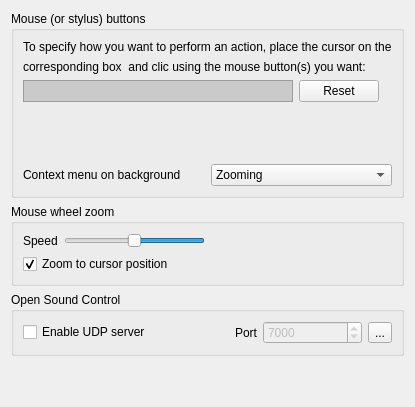
         <widget class="QWidget" name="PageInterface">
          <property name="enabled">
           <bool>true</bool>
          </property>
          <layout class="QVBoxLayout" name="verticalLayout_29">
           <item>
            <widget class="QGroupBox" name="MouseButtonsGroupBox">
             <property name="title">
              <string>Mouse (or stylus) buttons</string>
             </property>
             <layout class="QVBoxLayout" name="verticalLayout_4">
              <item>
               <widget class="QLabel" name="instructions1">
                <property name="text">
                 <string>To specify how you want to perform an action, place the cursor on the</string>
                </property>
               </widget>
              </item>
              <item>
               <widget class="QLabel" name="instructions2">
                <property name="text">
                 <string>corresponding box  and clic using the mouse button(s) you want:</string>
                </property>
               </widget>
              </item>
              <item>
               <layout class="QHBoxLayout" name="horizontalLayoutTest">
                <item>
                 <widget class="QLabel" name="label_11">
                  <property name="sizePolicy">
                   <sizepolicy hsizetype="MinimumExpanding" vsizetype="Preferred">
                    <horstretch>0</horstretch>
                    <verstretch>0</verstretch>
                   </sizepolicy>
                  </property>
                  <property name="styleSheet">
                   <string notr="true">background-color: palette(midlight);
font: 75;</string>
                  </property>
                  <property name="frameShape">
                   <enum>QFrame::StyledPanel</enum>
                  </property>
                  <property name="frameShadow">
                   <enum>QFrame::Plain</enum>
                  </property>
                  <property name="text">
                   <string/>
                  </property>
                  <property name="alignment">
                   <set>Qt::AlignCenter</set>
                  </property>
                 </widget>
                </item>
                <item>
                 <widget class="QPushButton" name="pushButtonReset">
                  <property name="toolTip">
                   <string>Reset all actions</string>
                  </property>
                  <property name="text">
                   <string>Reset</string>
                  </property>
                 </widget>
                </item>
                <item>
                 <widget class="QLabel" name="label_12">
                  <property name="toolTip">
                   <string>You can use  multiple buttons and modifier keys (SHIFT, CMD, ALT, etc.)</string>
                  </property>
                  <property name="pixmap">
                   <pixmap resource="../icons.qrc">:/glmixer/icons/info.png</pixmap>
                  </property>
                 </widget>
                </item>
               </layout>
              </item>
              <item>
               <widget class="TestButtonFrame" name="ButtonTestFrame" native="true">
                <property name="sizePolicy">
                 <sizepolicy hsizetype="Expanding" vsizetype="Expanding">
                  <horstretch>0</horstretch>
                  <verstretch>0</verstretch>
                 </sizepolicy>
                </property>
                <property name="minimumSize">
                 <size>
                  <width>0</width>
                  <height>50</height>
                 </size>
                </property>
                <property name="cursor">
                 <cursorShape>CrossCursor</cursorShape>
                </property>
               </widget>
              </item>
              <item>
               <layout class="QHBoxLayout" name="horizontalLayout_7">
                <item>
                 <widget class="QLabel" name="label_9">
                  <property name="text">
                   <string>Context menu on background  </string>
                  </property>
                 </widget>
                </item>
                <item>
                 <widget class="QComboBox" name="selectionViewContextMenu">
                  <property name="toolTip">
                   <string>Choose which context menu is shown.</string>
                  </property>
                  <item>
                   <property name="text">
                    <string>Zooming</string>
                   </property>
                   <property name="icon">
                    <iconset resource="../icons.qrc">
                     <normaloff>:/glmixer/icons/zoom-in.png</normaloff>:/glmixer/icons/zoom-in.png</iconset>
                   </property>
                  </item>
                  <item>
                   <property name="text">
                    <string>Cursor selection</string>
                   </property>
                   <property name="icon">
                    <iconset resource="../icons.qrc">
                     <normaloff>:/glmixer/icons/normal-cursor.png</normaloff>:/glmixer/icons/normal-cursor.png</iconset>
                   </property>
                  </item>
                 </widget>
                </item>
               </layout>
              </item>
             </layout>
            </widget>
           </item>
           <item>
            <widget class="QGroupBox" name="groupBoxWheel">
             <property name="title">
              <string>Mouse wheel zoom</string>
             </property>
             <layout class="QHBoxLayout" name="horizontalLayout_10">
              <item>
               <layout class="QVBoxLayout" name="verticalLayoutWheelOptions">
                <item>
                 <layout class="QHBoxLayout" name="horizontalLayoutSpeed">
                  <item>
                   <widget class="QLabel" name="label_13">
                    <property name="text">
                     <string>Speed</string>
                    </property>
                    <property name="buddy">
                     <cstring>speedZoom</cstring>
                    </property>
                   </widget>
                  </item>
                  <item>
                   <widget class="QSlider" name="speedZoom">
                    <property name="toolTip">
                     <string>How fast to zoom in or out with the mouse wheel</string>
                    </property>
                    <property name="minimum">
                     <number>20</number>
                    </property>
                    <property name="maximum">
                     <number>220</number>
                    </property>
                    <property name="singleStep">
                     <number>5</number>
                    </property>
                    <property name="pageStep">
                     <number>20</number>
                    </property>
                    <property name="value">
                     <number>120</number>
                    </property>
                    <property name="orientation">
                     <enum>Qt::Horizontal</enum>
                    </property>
                    <property name="invertedAppearance">
                     <bool>true</bool>
                    </property>
                   </widget>
                  </item>
                 </layout>
                </item>
                <item>
                 <widget class="QCheckBox" name="centeredZoom">
                  <property name="toolTip">
                   <string>Zoom in at the cursor position when using the mouse wheel</string>
                  </property>
                  <property name="text">
                   <string>Zoom to cursor position</string>
                  </property>
                  <property name="checked">
                   <bool>true</bool>
                  </property>
                 </widget>
                </item>
               </layout>
              </item>
              <item>
               <widget class="TestWheelFrame" name="zoomTestFrame" native="true">
                <property name="sizePolicy">
                 <sizepolicy hsizetype="MinimumExpanding" vsizetype="Preferred">
                  <horstretch>0</horstretch>
                  <verstretch>0</verstretch>
                 </sizepolicy>
                </property>
                <property name="cursor">
                 <cursorShape>CrossCursor</cursorShape>
                </property>
                <property name="toolTip">
                 <string>Try the zoom using your mouse wheel here.</string>
                </property>
               </widget>
              </item>
             </layout>
            </widget>
           </item>
           <item>
            <widget class="QGroupBox" name="groupBox_9">
             <property name="title">
              <string>Open Sound Control</string>
             </property>
             <layout class="QHBoxLayout" name="horizontalLayout_4">
              <item>
               <widget class="QCheckBox" name="enableOSC">
                <property name="text">
                 <string>Enable UDP server</string>
                </property>
               </widget>
              </item>
              <item>
               <widget class="QLabel" name="label_24">
                <property name="text">
                 <string>Port</string>
                </property>
                <property name="alignment">
                 <set>Qt::AlignRight|Qt::AlignTrailing|Qt::AlignVCenter</set>
                </property>
               </widget>
              </item>
              <item>
               <widget class="QSpinBox" name="OSCPort">
                <property name="enabled">
                 <bool>false</bool>
                </property>
                <property name="minimum">
                 <number>1000</number>
                </property>
                <property name="maximum">
                 <number>9999</number>
                </property>
                <property name="singleStep">
                 <number>100</number>
                </property>
                <property name="value">
                 <number>7000</number>
                </property>
               </widget>
              </item>
              <item>
               <widget class="QToolButton" name="OSCHelp">
                <property name="text">
                 <string>...</string>
                </property>
                <property name="icon">
                 <iconset resource="../icons.qrc">
                  <normaloff>:/glmixer/icons/question.png</normaloff>:/glmixer/icons/question.png</iconset>
                </property>
               </widget>
              </item>
             </layout>
            </widget>
           </item>
           <item>
            <spacer name="verticalSpacerInterface">
             <property name="orientation">
              <enum>Qt::Vertical</enum>
             </property>
             <property name="sizeHint" stdset="0">
              <size>
               <width>20</width>
               <height>40</height>
              </size>
             </property>
            </spacer>
           </item>
          </layout>
         </widget>
